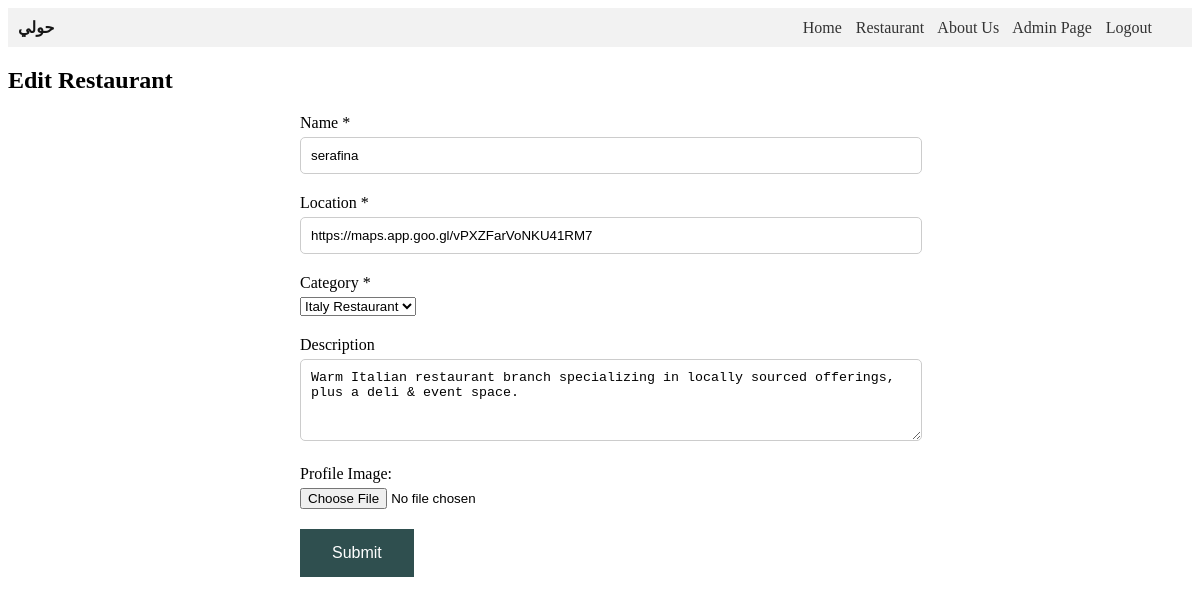
The page /rest-edit.php?id=12 on the database its author committed.
### tables this page shows
CREATE TABLE `restaurant` (
  `id` int(11) NOT NULL,
  `category_id` int(11) NOT NULL,
  `name` varchar(100) NOT NULL,
  `location` varchar(256) NOT NULL,
  `description` text NOT NULL,
  `profile_img` blob NOT NULL
);

### db-connect.php (called while the page is built, shortened)
<?php
$dbname="it390_hawli";
$conn=false;
$message = "";
function executeQuery($query) {
	global $conn;
	$result = mysqli_query($conn, $query);
	if(!$result)
		$message = "Error," . mysqli_error($conn);
	else
		return $result;
}
?>

### data-access.php (called while the page is built, shortened)
<?php include_once("../include/db-connect.php"); ?>
<?php
function getRestaurntData($id) {
	$result = executeQuery("select * from restaurant where id = $id;");
   return $restaurant = mysqli_fetch_array($result);
}
?>

### business-logic.php (called while the page is built, shortened)
<?php include_once("../include/db-connect.php");
include("../data-access/data-access.php"); ?>
<?php
function getRest($id) {
    return getRestaurntData($id);
 }
?>

### rest-edit.php (the view, shortened to what this page needs)
<?php include_once("../include/db-connect.php");
include '../business-logic/business-logic.php';?>
<?php
$id = $_REQUEST['id'];
$restaurant = getRest($id);
?>
<!DOCTYPE html>
<html lang="en">
<head>
    <link rel="stylesheet" href="../css/style.css" type="text/css" />
</head>
<body>
    <div class="navbar">
        <div class="navbar-logo">حولي</div>
        <div class="navbar-links">
            <a href="index.php">Home</a>
            <a href="restaurants.php">Restaurant</a>
            <a href="about-us.php">About Us</a>
            <a href="admin-page.php">Admin Page</a>
            <a href="login.php">Logout</a>
        </div>
    </div>
    <div class="reveiw-form">
        <h2><strong> Edit Restaurant </strong> </h2>
        <?php
            if (isset($edited))
                echo "<h1>The restaurant has been edited.</h1>";
            else {
        ?>
        <form name="add_form" action="rest-edit.php?id=<?php echo $restaurant['id']; ?>" method="POST"
            enctype="multipart/form-data">
            <div class="form-group">
                <label for="name">Name *</label>
                <input type="text" id="name" name="name" placeholder="Name" value="<?php echo $restaurant['name']; ?>"
                    required>
            </div>
            <div class="form-group">
                <label for="location">Location *</label>
                <input type="text" id="location" name="location" placeholder="Location"
                    value="<?php echo $restaurant['location']; ?>" required>
            </div>
            <div class="form-group">
                <label for="category_id">Category *</label>
                <select class="text-field" name="category_id" id="category_id">
                    <option value="1" <?php if ($restaurant['category_id'] == 1) echo 'selected' ?>>Italy Restaurant
                    </option>
                </select>
            </div>
            <div class="form-group">
                <label for="description">Description</label>
                <textarea id="description" name="description" rows="4" placeholder="Write item description"
                    required><?php echo $restaurant['description']; ?></textarea>
            </div>
            <div class="form-group">
                <label for="profile_img">Profile Image:</label>
                <input type="file" id="file" name="profile_img">
            </div>
            <input class="button" id="add" type="submit" value="Submit">
        </form>
        <?php } ?>
    </div>
</body>
</html>

### style.css (style rules this page uses)
.navbar { background-color: #333; color: #161616; padding: 10px; }
.navbar a { color: #fff; margin-right: 10px; text-decoration: none; }
.navbar { display: flex; align-items: center; padding: 10px; background-color: #f2f2f2; margin-bottom: 15px; }
.navbar-logo { font-weight: bold; margin-right: auto; }
.navbar-links { margin-right: 20px; }
.navbar-links a { margin-right: 10px; text-decoration: none; color: #333; }
.reveiw-form form { width: 600px; margin: auto; }
form { width: 100%; }
.form-group { margin-bottom: 20px; }
.form-group label { display: block; margin-bottom: 5px; }
.form-group input[type="text"], .form-group input[type="number"], .form-group input[type="email"], .form-group input[type="password"] { width: 100%; padding: 10px; border-radius: 5px; border: 1px solid #ccc; }
.form-group textarea { width: 100%; padding: 10px; border-radius: 5px; border: 1px solid #ccc; }
.button { background-color: darkslategray; border: none; color: white; padding: 15px 32px; text-align: center; text-decoration: none; display: inline-block; font-size: 16px; }

### rows shown on the page
restaurant: name "serafina", location "https://maps.app.goo.gl/vPXZFarVoNKU41RM7", category_id "Italy Restaurant", description "Warm Italian restaurant branch specializing in locally sourced offerings, plus a deli & event space."
